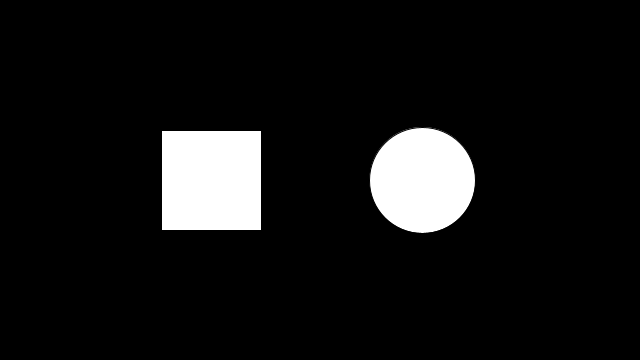
Frame 1 (no input)
Frame 60 (the mouse pressed at the canvas centre just before this capture): identical to frame 1, image omitted
Frame 120 (the mouse held since frame 60 and released just before this capture): identical to frame 1, image omitted

The Processing sketch that drew this single still picture (run headless with seeded random() and noise(); from frame 60 on, the mouse is pressed at the canvas centre):

// Processing sketch: processing_65096
// ── processing_65096.pde

// Pressing Control-R will render this sketch.
  
  
float rx, ry;    // rectangle x- and y-coordinate
float rd = 100;  // rectangle width
  
float ex, ey;    // ellipse x- and y-coordinate
float ed = 106;  // ellipse diameter
  
void setup() {
  size(640, 360);
  smooth();
   
  // Set the x- and y-coordinates for the rectangle
  rx = width * 0.33 - rd/2;
  ry = height * 0.5 - rd/2;
   
  // Set the x- and y-coordinates for the ellipse
  ex = width * 0.66;
  ey = height * 0.5;
}
  
void draw() {
 background(0, 0, 0);
  strokeWeight(1);
  color(0);
      if ((mouseX>=rx)&&(mouseX<=rx+100)&&(mouseY>height * 0.5 - rd/2)&&(mouseY<height * 0.5 + rd/2)){background(239, 101, 68);}
      if ((mouseX<=ex+53)&&(mouseX>ex-53)&&(mouseY<=ey+53)&&(mouseY>ey-53)){background(61, 139, 214);}
  rect(rx, ry, rd, rd); ellipse(ex, ey, ed, ed);
  }
